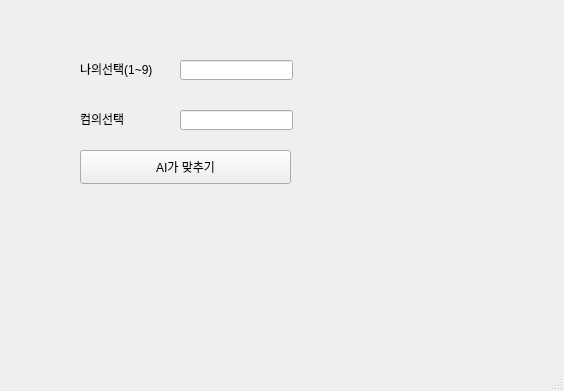
<?xml version="1.0" encoding="UTF-8"?>
<ui version="4.0">
 <class>MainWindow</class>
 <widget class="QMainWindow" name="MainWindow">
  <property name="geometry">
   <rect>
    <x>0</x>
    <y>0</y>
    <width>564</width>
    <height>391</height>
   </rect>
  </property>
  <property name="windowTitle">
   <string>MainWindow</string>
  </property>
  <widget class="QWidget" name="centralwidget">
   <widget class="QLabel" name="lbl_mine">
    <property name="geometry">
     <rect>
      <x>80</x>
      <y>60</y>
      <width>121</width>
      <height>18</height>
     </rect>
    </property>
    <property name="text">
     <string>나의선택(1~9)</string>
    </property>
   </widget>
   <widget class="QPushButton" name="pb">
    <property name="geometry">
     <rect>
      <x>80</x>
      <y>150</y>
      <width>211</width>
      <height>34</height>
     </rect>
    </property>
    <property name="text">
     <string>AI가 맞추기</string>
    </property>
   </widget>
   <widget class="QLabel" name="lbl_com">
    <property name="geometry">
     <rect>
      <x>80</x>
      <y>110</y>
      <width>121</width>
      <height>18</height>
     </rect>
    </property>
    <property name="text">
     <string>컴의선택</string>
    </property>
   </widget>
   <widget class="QLineEdit" name="le_mine">
    <property name="geometry">
     <rect>
      <x>180</x>
      <y>60</y>
      <width>113</width>
      <height>20</height>
     </rect>
    </property>
   </widget>
   <widget class="QLineEdit" name="le_com">
    <property name="geometry">
     <rect>
      <x>180</x>
      <y>110</y>
      <width>113</width>
      <height>20</height>
     </rect>
    </property>
   </widget>
  </widget>
  <widget class="QMenuBar" name="menubar">
   <property name="geometry">
    <rect>
     <x>0</x>
     <y>0</y>
     <width>564</width>
     <height>21</height>
    </rect>
   </property>
  </widget>
  <widget class="QStatusBar" name="statusbar"/>
 </widget>
 <resources/>
 <connections/>
</ui>
